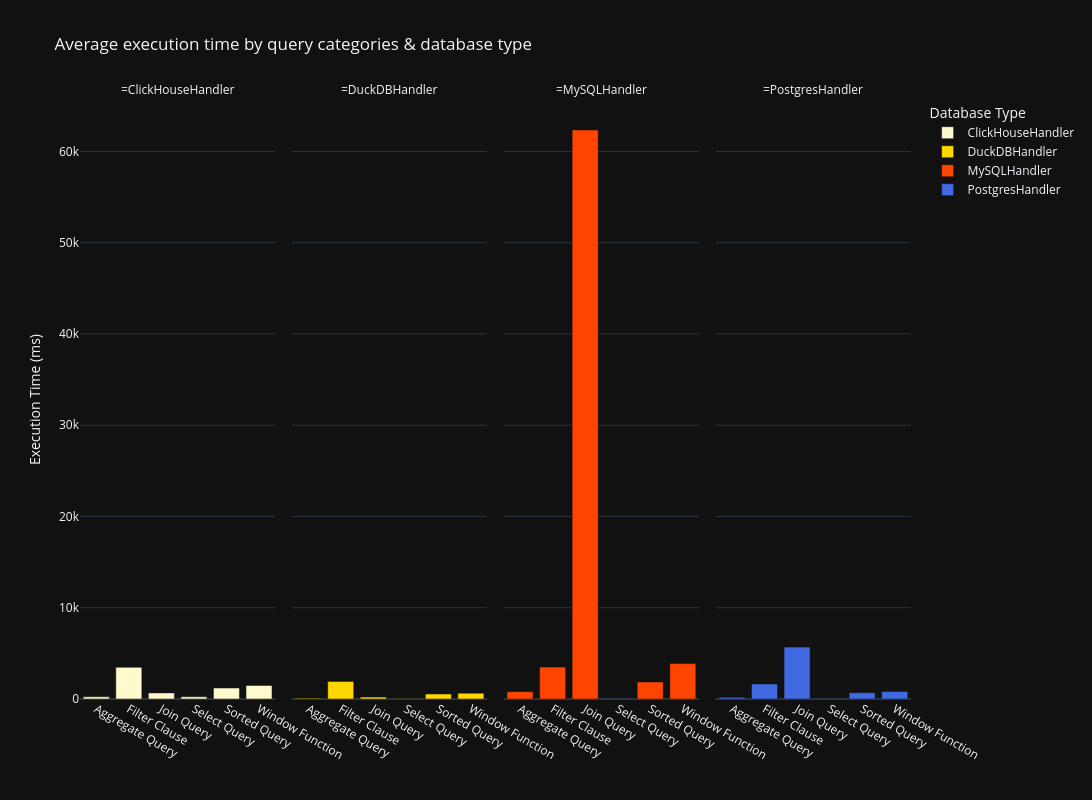

Notebook code cell kept with this figure:
### Markdown cell above
# Question

### Code cell
unqiue_ranked = ranked_queries.df().groupby(["query_category", "database_type"])["execution_time_ms"].mean().reset_index()

fig = px.bar(
    unqiue_ranked,
    x='query_category',
    y='execution_time_ms',
    color='database_type',  
    facet_col='database_type',
    color_discrete_map=color_map,
    #text='query_category',
    template=template,
    title='Average execution time by query categories & database type',
    labels={'execution_time_ms': 'Execution Time (ms)', 'database_type': '', 'query_category': ''},
    height=800,
    width=1200
)

# Customize the layout
fig.update_layout(

    #xaxis_title="Database Type",
    yaxis_title="Execution Time (ms)",
    legend_title="Database Type",
)

fig.show()

### Figure 1 — Plotly figure (JSON) as saved in the notebook; plotly's stock layout.template omitted (floating-point values rounded to 4 significant figures)
{"data": [{"hovertemplate": "=%{x}<br>Execution Time (ms)=%{y}<extra></extra>", "legendgroup": "ClickHouseHandler", "marker": {"color": "lemonchiffon", "pattern": {"shape": ""}}, "name": "ClickHouseHandler", "orientation": "v", "showlegend": true, "textposition": "auto", "type": "bar", "x": ["Aggregate Query", "Filter Clause", "Join Query", "Select Query", "Sorted Query", "Window Function"], "xaxis": "x", "y": [240.4, 3471.0, 669.2, 241.8, 1203.0, 1485.0], "yaxis": "y"}, {"hovertemplate": "=%{x}<br>Execution Time (ms)=%{y}<extra></extra>", "legendgroup": "DuckDBHandler", "marker": {"color": "gold", "pattern": {"shape": ""}}, "name": "DuckDBHandler", "orientation": "v", "showlegend": true, "textposition": "auto", "type": "bar", "x": ["Aggregate Query", "Filter Clause", "Join Query", "Select Query", "Sorted Query", "Window Function"], "xaxis": "x2", "y": [75.12, 1929.0, 213.9, 18.46, 551.7, 636.3], "yaxis": "y2"}, {"hovertemplate": "=%{x}<br>Execution Time (ms)=%{y}<extra></extra>", "legendgroup": "MySQLHandler", "marker": {"color": "orangered", "pattern": {"shape": ""}}, "name": "MySQLHandler", "orientation": "v", "showlegend": true, "textposition": "auto", "type": "bar", "x": ["Aggregate Query", "Filter Clause", "Join Query", "Sorted Query", "Window Function"], "xaxis": "x3", "y": [801.9, 3496.0, 62350.0, 1868.0, 3881.0], "yaxis": "y3"}, {"hovertemplate": "=%{x}<br>Execution Time (ms)=%{y}<extra></extra>", "legendgroup": "PostgresHandler", "marker": {"color": "royalblue", "pattern": {"shape": ""}}, "name": "PostgresHandler", "orientation": "v", "showlegend": true, "textposition": "auto", "type": "bar", "x": ["Aggregate Query", "Filter Clause", "Join Query", "Sorted Query", "Window Function"], "xaxis": "x4", "y": [197.2, 1645.0, 5685.0, 686.7, 826.7], "yaxis": "y4"}], "layout": {"annotations": [{"font": {}, "showarrow": false, "text": "=ClickHouseHandler", "x": 0.1175, "xanchor": "center", "xref": "paper", "y": 1, "yanchor": "bottom", "yref": "paper"}, {"font": {}, "showarrow": false, "text": "=DuckDBHandler", "x": 0.3725, "xanchor": "center", "xref": "paper", "y": 1, "yanchor": "bottom", "yref": "paper"}, {"font": {}, "showarrow": false, "text": "=MySQLHandler", "x": 0.6275, "xanchor": "center", "xref": "paper", "y": 1, "yanchor": "bottom", "yref": "paper"}, {"font": {}, "showarrow": false, "text": "=PostgresHandler", "x": 0.8825, "xanchor": "center", "xref": "paper", "y": 1, "yanchor": "bottom", "yref": "paper"}], "barmode": "relative", "height": 800, "legend": {"title": {"text": "Database Type"}, "tracegroupgap": 0}, "title": {"text": "Average execution time by query categories & database type"}, "width": 1200, "xaxis": {"anchor": "y", "domain": [0, 0.235], "title": {"text": ""}}, "xaxis2": {"anchor": "y2", "domain": [0.255, 0.49], "matches": "x", "title": {"text": ""}}, "xaxis3": {"anchor": "y3", "domain": [0.51, 0.745], "matches": "x", "title": {"text": ""}}, "xaxis4": {"anchor": "y4", "domain": [0.765, 1.0], "matches": "x", "title": {"text": ""}}, "yaxis": {"anchor": "x", "domain": [0, 1], "title": {"text": "Execution Time (ms)"}}, "yaxis2": {"anchor": "x2", "domain": [0, 1], "matches": "y", "showticklabels": false}, "yaxis3": {"anchor": "x3", "domain": [0, 1], "matches": "y", "showticklabels": false}, "yaxis4": {"anchor": "x4", "domain": [0, 1], "matches": "y", "showticklabels": false}}}
